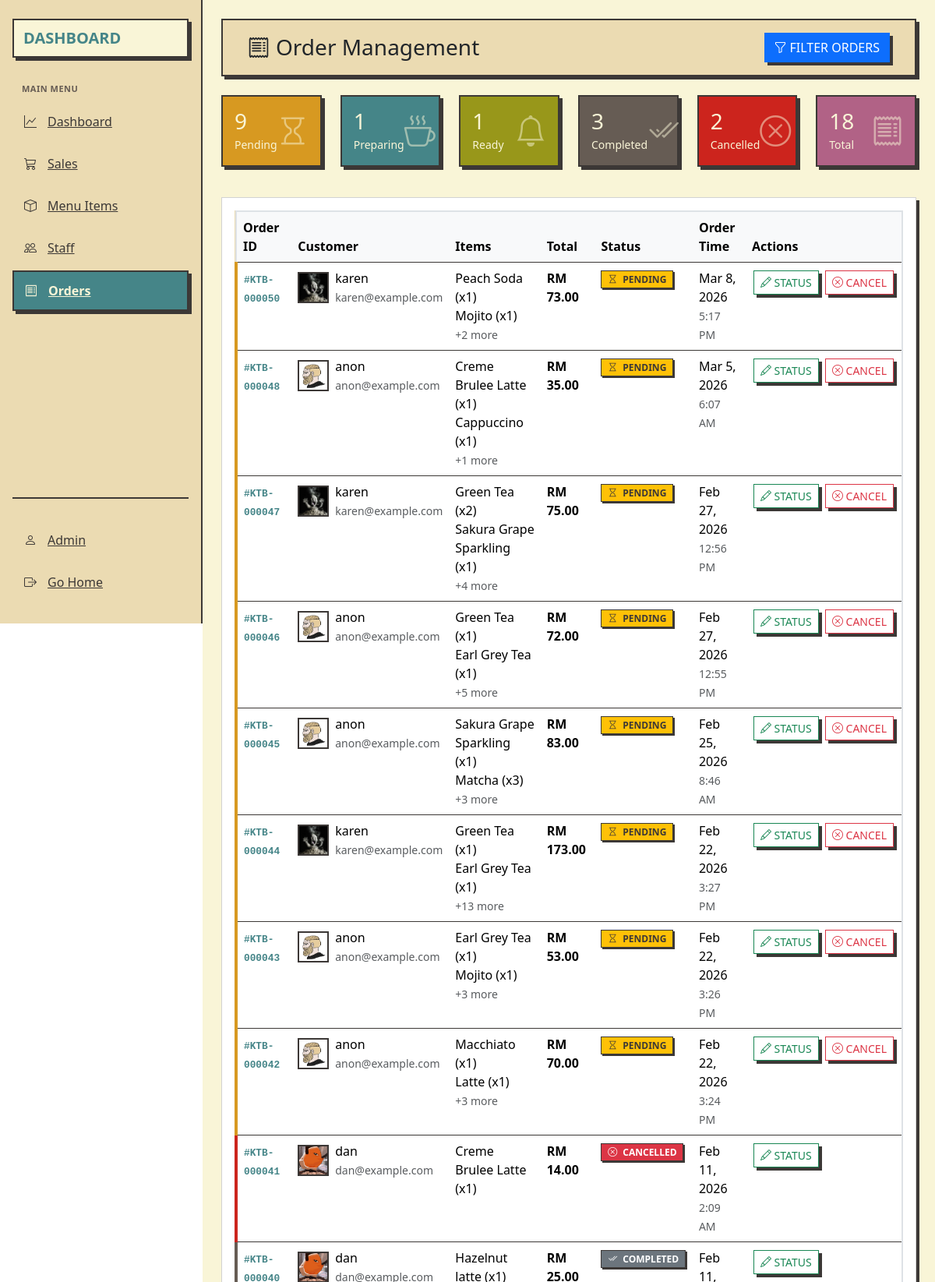
Page /orders.php (signed in, upper part) on the earlier database version.
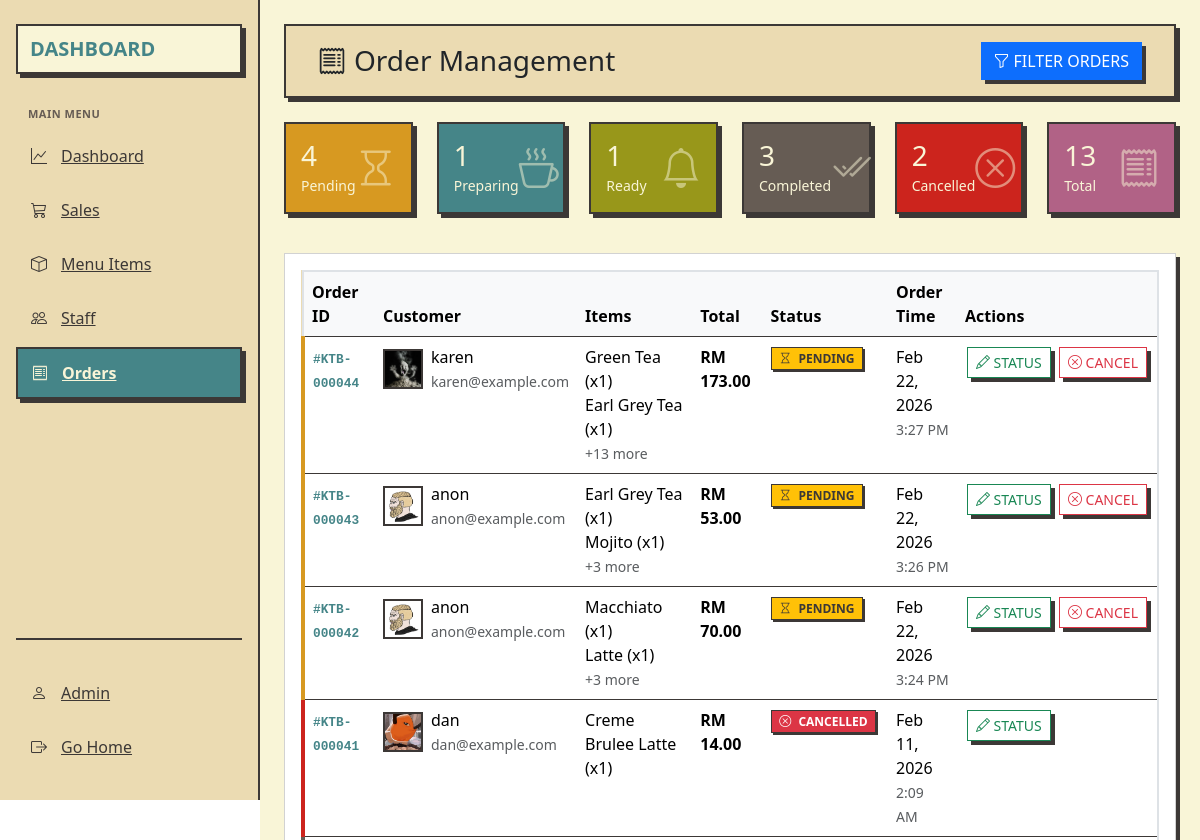
Same page on the later database version.
### tables this page shows
CREATE TABLE `orders` (
  `id` int(11) NOT NULL,
  `user_id` int(11) DEFAULT NULL,
  `total_amount` decimal(10,2) NOT NULL,
  `payment_id` varchar(255) NOT NULL,
  `status` varchar(20) DEFAULT 'pending',
  `created_at` timestamp NOT NULL DEFAULT current_timestamp(),
  `updated_at` timestamp NOT NULL DEFAULT current_timestamp() ON UPDATE current_timestamp(),
  `estimated_ready_time` datetime DEFAULT NULL,
  `notes` text DEFAULT NULL,
  `pickup_code` varchar(10) DEFAULT NULL
);

CREATE TABLE `users` (
  `id` int(11) NOT NULL,
  `username` varchar(50) NOT NULL,
  `email` varchar(100) NOT NULL,
  `password` varchar(255) NOT NULL,
  `role_id` int(11) NOT NULL,
  `email_verified` tinyint(1) DEFAULT 0,
  `verification_token` varchar(64) DEFAULT NULL,
  `token_expires` datetime DEFAULT NULL,
  `profile_picture` varchar(255) DEFAULT 'default-profile.png',
  `is_active` tinyint(1) DEFAULT 1,
  `banned_at` datetime DEFAULT NULL,
  `ban_reason` text DEFAULT NULL
);

CREATE TABLE `menu_items` (
  `id` int(11) NOT NULL,
  `name` varchar(100) NOT NULL,
  `description` text DEFAULT NULL,
  `price` decimal(10,2) NOT NULL,
  `category` varchar(50) NOT NULL,
  `image_url` varchar(255) DEFAULT NULL,
  `is_available` tinyint(1) DEFAULT 1,
  `created_at` timestamp NOT NULL DEFAULT current_timestamp(),
  `updated_at` timestamp NOT NULL DEFAULT current_timestamp() ON UPDATE current_timestamp()
);

CREATE TABLE `order_items` (
  `id` int(11) NOT NULL,
  `order_id` int(11) NOT NULL,
  `menu_item_id` int(11) NOT NULL,
  `quantity` int(11) NOT NULL,
  `price` decimal(10,2) NOT NULL
);

### app/order_functions.php (called while the page is built, shortened)
<?php
function getOrderItems($pdo, $order_id) {
    $stmt = $pdo->prepare("
        SELECT oi.*, mi.name, mi.description, mi.image_url
        FROM order_items oi
        JOIN menu_items mi ON oi.menu_item_id = mi.id
        WHERE oi.order_id = ?
        ORDER BY oi.id
    ");
    $stmt->execute([$order_id]);
    return $stmt->fetchAll(PDO::FETCH_ASSOC);
}
function getOrderStatusDisplay($status) {
    $statuses = [
        'pending' => ['text' => 'Pending', 'class' => 'warning', 'icon' => 'bi-hourglass'],
        'confirmed' => ['text' => 'Confirmed', 'class' => 'info', 'icon' => 'bi-check-circle'],
        'preparing' => ['text' => 'Preparing', 'class' => 'primary', 'icon' => 'bi-cup-hot'],
        'ready' => ['text' => 'Ready', 'class' => 'success', 'icon' => 'bi-bell'],
        'completed' => ['text' => 'Completed', 'class' => 'secondary', 'icon' => 'bi-check2-all'],
        'cancelled' => ['text' => 'Cancelled', 'class' => 'danger', 'icon' => 'bi-x-circle'],
    ];
    return $statuses[$status] ?? ['text' => 'Unknown', 'class' => 'dark', 'icon' => 'bi-question-circle'];
}
function getOrdersWithFilters($pdo, $status = 'all', $date_from = '', $date_to = '', $search = '') {
    $sql = "
        SELECT o.*,
               u.username,
               u.email,
               u.profile_picture,
               COUNT(oi.id) as item_count,
               (SELECT status FROM order_status_logs WHERE order_id = o.id ORDER BY created_at DESC LIMIT 1) as current_status
        FROM orders o
        LEFT JOIN users u ON o.user_id = u.id
        LEFT JOIN order_items oi ON o.id = oi.order_id
        WHERE 1=1
    ";
    $params = [];
    $sql .= " GROUP BY o.id ORDER BY o.created_at DESC LIMIT 100";
    $stmt = $pdo->prepare($sql);
    $stmt->execute($params);
    return $stmt->fetchAll(PDO::FETCH_ASSOC);
}
?>

### orders.php (the view, shortened to what the rows shown need)
<?php
require 'app/db.php';
require 'app/order_functions.php';
$status_filter = $_GET['status'] ?? 'all';
$date_from = $_GET['date_from'] ?? '';
$date_to = $_GET['date_to'] ?? '';
$search = $_GET['search'] ?? '';
$orders = getOrdersWithFilters($pdo, $status_filter, $date_from, $date_to, $search);
?>
<!DOCTYPE html>
<html lang="en">
<head>
    <link rel="stylesheet" href="assets/css/dashboard.css">
    <link href="assets/vendor/bootstrap/css/bootstrap.min.css" rel="stylesheet">
    <link href="assets/vendor/bootstrap-icons/bootstrap-icons.css" rel="stylesheet">
</head>
<body>
    <div class="app-container">
        <div class="main-content">
            <div class="p-4">
                <div class="top-bar d-flex justify-content-between align-items-center mb-4">
                    <h1 class="h3 mb-0">
                        <i class="bi bi-receipt me-2"></i>Order Management
                    </h1>
                </div>
                <div class="card mb-4">
                    <div class="card-body">
                        <?php if (empty($orders)): ?>
                        <div class="text-center text-muted py-5">
                            <i class="bi bi-receipt display-1 opacity-25"></i>
                            <h4 class="mt-3">No orders found</h4>
                            <p>Try adjusting your filters or check back later.</p>
                        </div>
                        <?php else: ?>
                        <div class="table-responsive">
                            <table class="table table-hover">
                                <thead class="table-light">
                                    <tr>
                                        <th>Order ID</th>
                                        <th>Customer</th>
                                        <th>Items</th>
                                        <th>Total</th>
                                        <th>Status</th>
                                        <th>Order Time</th>
                                        <th>Actions</th>
                                    </tr>
                                </thead>
                                <tbody>
                                    <?php foreach ($orders as $order): ?>
                                    <?php
                                    $status_display = getOrderStatusDisplay($order['current_status']);
                                    $order_items = getOrderItems($pdo, $order['id']);
                                    ?>
                                    <tr class="order-card <?php echo $order['current_status']; ?>">
                                        <td>
                                            <strong class="order-number">
                                                #KTB-<?php echo str_pad($order['id'], 6, '0', STR_PAD_LEFT); ?>
                                            </strong>
                                        </td>
                                        <td>
                                            <div class="d-flex align-items-center">
                                                <?php if ($order['profile_picture']): ?>
                                                <img src="<?php echo htmlspecialchars($order['profile_picture']); ?>"
                                                    alt="Customer"
                                                    class="customer-avatar me-2">
                                                <?php else: ?>
                                                <div class="customer-avatar bg-secondary d-flex align-items-center justify-content-center me-2">
                                                    <i class="bi bi-person text-white"></i>
                                                </div>
                                                <?php endif; ?>
                                                <div>
                                                    <div><?php echo htmlspecialchars($order['username'] ?? 'Guest'); ?></div>
                                                    <small class="text-muted">
                                                        <?php echo htmlspecialchars($order['email'] ?? ''); ?>
                                                    </small>
                                                </div>
                                            </div>
                                        </td>
                                        <td>
                                            <?php if (!empty($order_items)): ?>
                                            <?php
                                            $item_names = array_map(function($item) {
                                                return $item['name'] . ' (x' . $item['quantity'] . ')';
                                            }, array_slice($order_items, 0, 2));
                                            echo implode('<br>', $item_names);
                                            if (count($order_items) > 2) {
                                                echo '<br><small class="text-muted">+' . (count($order_items) - 2) . ' more</small>';
                                            }
                                            ?>
                                            <?php endif; ?>
                                        </td>
                                        <td class="fw-bold">RM <?php echo number_format($order['total_amount'], 2); ?></td>
                                        <td>
                                            <span class="badge bg-<?php echo $status_display['class']; ?>">
                                                <i class="bi <?php echo $status_display['icon']; ?> me-1"></i>
                                                <?php echo $status_display['text']; ?>
                                            </span>
                                        </td>
                                        <td>
                                            <?php echo date('M j, Y', strtotime($order['created_at'])); ?><br>
                                            <small class="text-muted">
                                                <?php echo date('g:i A', strtotime($order['created_at'])); ?>
                                            </small>
                                        </td>
                                        <td class="table-actions">
                                            <button class="btn btn-sm btn-outline-success"
                                                data-bs-toggle="modal"
                                                data-bs-target="#updateStatusModal"
                                                onclick="updateOrderStatusModal(<?php echo $order['id']; ?>, '<?php echo $order['current_status']; ?>')">
                                                <i class="bi bi-pencil"></i> Status
                                            </button>
                                            <?php if ($order['current_status'] !== 'cancelled' && $order['current_status'] !== 'completed'): ?>
                                            <button class="btn btn-sm btn-outline-danger"
                                                data-bs-toggle="modal"
                                                data-bs-target="#cancelOrderModal"
                                                onclick="cancelOrderModal(<?php echo $order['id']; ?>)">
                                                <i class="bi bi-x-circle"></i> Cancel
                                            </button>
                                            <?php endif; ?>
                                        </td>
                                    </tr>
                                    <?php endforeach; ?>
                                </tbody>
                            </table>
                        </div>
                        <?php endif; ?>
                    </div>
                </div>
            </div>
        </div>
    </div>
</body>
</html>

Differences in the rows shown:
removed orders: id "000050", user.profile_picture (picture), user.username "karen", user.email "karen@example.com", item_names "Peach Soda (x1) Mojito (x1)", count($order_items) - 2 "2", total_amount "73.00", text "PENDING", created_at "Mar 8, 2026", created_at "5:17 PM"
removed orders: id "000048", user.profile_picture (picture), user.username "anon", user.email "anon@example.com", item_names "Creme Brulee Latte (x1) Cappuccino (x1)", count($order_items) - 2 "1", total_amount "35.00", text "PENDING", created_at "Mar 5, 2026", created_at "6:07 AM"
removed orders: id "000047", user.profile_picture (picture), user.username "karen", user.email "karen@example.com", item_names "Green Tea (x2) Sakura Grape Sparkling (x1)", count($order_items) - 2 "4", total_amount "75.00", text "PENDING", created_at "Feb 27, 2026", created_at "12:56 PM"
removed orders: id "000046", user.profile_picture (picture), user.username "anon", user.email "anon@example.com", item_names "Green Tea (x1) Earl Grey Tea (x1)", count($order_items) - 2 "5", total_amount "72.00", text "PENDING", created_at "Feb 27, 2026", created_at "12:55 PM"
removed orders: id "000045", user.profile_picture (picture), user.username "anon", user.email "anon@example.com", item_names "Sakura Grape Sparkling (x1) Matcha (x3)", count($order_items) - 2 "3", total_amount "83.00", text "PENDING", created_at "Feb 25, 2026", created_at "8:46 AM"
no longer on this page (row unchanged): orders: user.profile_picture (picture), user.username "dan", text "COMPLETED"
Other differences:
$pending_count: "9" → "4"
$total_orders: "18" → "13"
